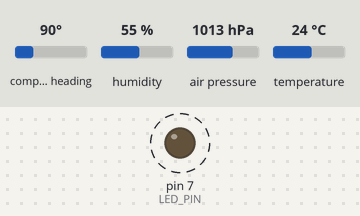
Bench run of a sketch on a simulated Arduino Uno, built with avr-gcc and run on an emulated ATmega328P. On the bench: output pins drawn as LEDs (lit = HIGH). Dashed ring = blinking. The test bench sets the inputs (shaded band); at power-on: compass heading 90°, humidity 55 %, air pressure 1013 hPa, temperature 24 °C. No radio packets arrive unless stated; what the sketch prints to the serial monitor is not drawn.

Above: at 0.7 s.
Timing chart, 0 to 3.1 s (numbered marks = the images above):
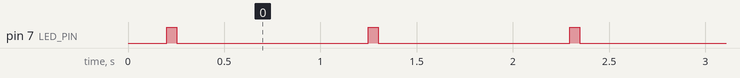

Measured:
- by itself, pin 7 (LED_PIN): alternates HIGH for 0.05 s and LOW for 1.0 s

The sketch:

trans_v2.ino
```cpp
#include <Wire.h>
#include <SPI.h>
#include <RF24.h>
#include <Adafruit_BMP280.h>
#include <Adafruit_AHTX0.h>
#include <QMC5883LCompass.h>

#define LED_PIN 7
#define CE_PIN 9
#define CSN_PIN 10

RF24 radio(CE_PIN, CSN_PIN);
const byte address[6] = "CUBES";

Adafruit_BMP280 bmp;
Adafruit_AHTX0 aht;
QMC5883LCompass compass;

bool bmp_ok = false;
bool aht_ok = false;

const float SEA_LEVEL_HPA = 1013.25;

struct Telemetry {
  float temperature;
  float humidity;
  float pressure_hpa;
  float altitude_m;
  int   azimuth_deg;
};

unsigned long lastBMPReset = 0;
int bmpFailCount = 0;

// 🔥 I2C BUS RESET FUNCTION (KEY FIX)
void resetI2C() {
  Wire.end();
  delay(50);
  Wire.begin();
  Wire.setClock(100000);
  Serial.println("🔄 I2C BUS RESET");
}

void setup() {
  Serial.begin(115200);

  pinMode(LED_PIN, OUTPUT);
  digitalWrite(LED_PIN, LOW);

  Wire.begin();
  Wire.setClock(100000);

  delay(100);

  Serial.println("TX: sensors + nRF24 starting...");

  // BMP init
  if (bmp.begin()) {
    bmp_ok = true;

    bmp.setSampling(
      Adafruit_BMP280::MODE_NORMAL,
      Adafruit_BMP280::SAMPLING_X2,
      Adafruit_BMP280::SAMPLING_X16,
      Adafruit_BMP280::FILTER_X16,
      Adafruit_BMP280::STANDBY_MS_500
    );

    Serial.println("BMP280 OK");
  } else {
    Serial.println("BMP280 NOT FOUND");
  }

  // AHT init
  if (aht.begin()) {
    aht_ok = true;
    Serial.println("AHT20 OK");
  } else {
    Serial.println("AHT NOT FOUND");
  }

  compass.init();
  Serial.println("Compass init called");

  // RF init
  if (!radio.begin()) {
    Serial.println("nRF24 init FAILED");
    while (1) delay(500);
  }

  radio.setDataRate(RF24_250KBPS);
  radio.setPALevel(RF24_PA_MAX);
  radio.setChannel(80);
  radio.setRetries(5, 15);
  radio.setCRCLength(RF24_CRC_16);
  radio.enableDynamicPayloads();

  radio.openWritingPipe(address);
  radio.stopListening();

  Serial.println("TX ready");
}

void loop() {
  Telemetry t;

  t.temperature = NAN;
  t.humidity = NAN;
  t.pressure_hpa = NAN;
  t.altitude_m = NAN;
  t.azimuth_deg = -1;

  // ---- AHT20 ----
  if (aht_ok) {
    sensors_event_t humE, tempE;
    if (aht.getEvent(&humE, &tempE)) {
      t.temperature = tempE.temperature;
      t.humidity = humE.relative_humidity;
    }
  }

  // ---- BMP280 (STRONG RECOVERY VERSION) ----
  if (bmp_ok) {
    delay(10);

    float p_pa = bmp.readPressure();

    if (p_pa > 30000 && p_pa < 110000) {
      t.pressure_hpa = p_pa / 100.0f;
      t.altitude_m = bmp.readAltitude(SEA_LEVEL_HPA);
      bmpFailCount = 0; // reset fail counter
    } else {
      Serial.println("⚠ BMP FAIL");

      bmpFailCount++;

      // 🔥 FULL RECOVERY
      resetI2C();
      bmp_ok = bmp.begin();

      if (bmp_ok) {
        Serial.println("✅ BMP RECOVERED");
      } else {
        Serial.println("❌ BMP STILL FAILING");
      }
    }
  }

  // ---- WATCHDOG RESET ----
  if (bmpFailCount >= 5) {
    Serial.println("🚨 FORCE SENSOR RESET");

    resetI2C();

    bmp.begin();
    aht.begin();

    bmpFailCount = 0;
  }

  // ---- PERIODIC SAFE RESET ----
  if (millis() - lastBMPReset > 15000) {
    Serial.println("🔄 PERIODIC SENSOR REFRESH");

    resetI2C();
    bmp.begin();

    lastBMPReset = millis();
  }

  // ---- Compass ----
  compass.read();
  byte az = compass.getAzimuth();
  t.azimuth_deg = map((int)az, 0, 255, 0, 359);

  // ---- Send ----
  digitalWrite(LED_PIN, HIGH);

  bool ok = radio.write(&t, sizeof(Telemetry));

  delay(50);
  digitalWrite(LED_PIN, LOW);

  // ---- Serial ----
  Serial.print("TX -> ");
  Serial.print("T: "); Serial.print(isnan(t.temperature) ? NAN : t.temperature, 1);
  Serial.print("C ");
  Serial.print("RH: "); Serial.print(isnan(t.humidity) ? NAN : t.humidity, 1);
  Serial.print("% ");
  Serial.print("P: "); Serial.print(isnan(t.pressure_hpa) ? NAN : t.pressure_hpa, 2);
  Serial.print("hPa ");
  Serial.print("Alt: "); Serial.print(isnan(t.altitude_m) ? NAN : t.altitude_m, 2);
  Serial.print("m ");
  Serial.print("Az: "); Serial.print(t.azimuth_deg);
  Serial.print(" => send: ");
  Serial.println(ok ? "OK" : "FAIL");

  delay(900);
}
```
